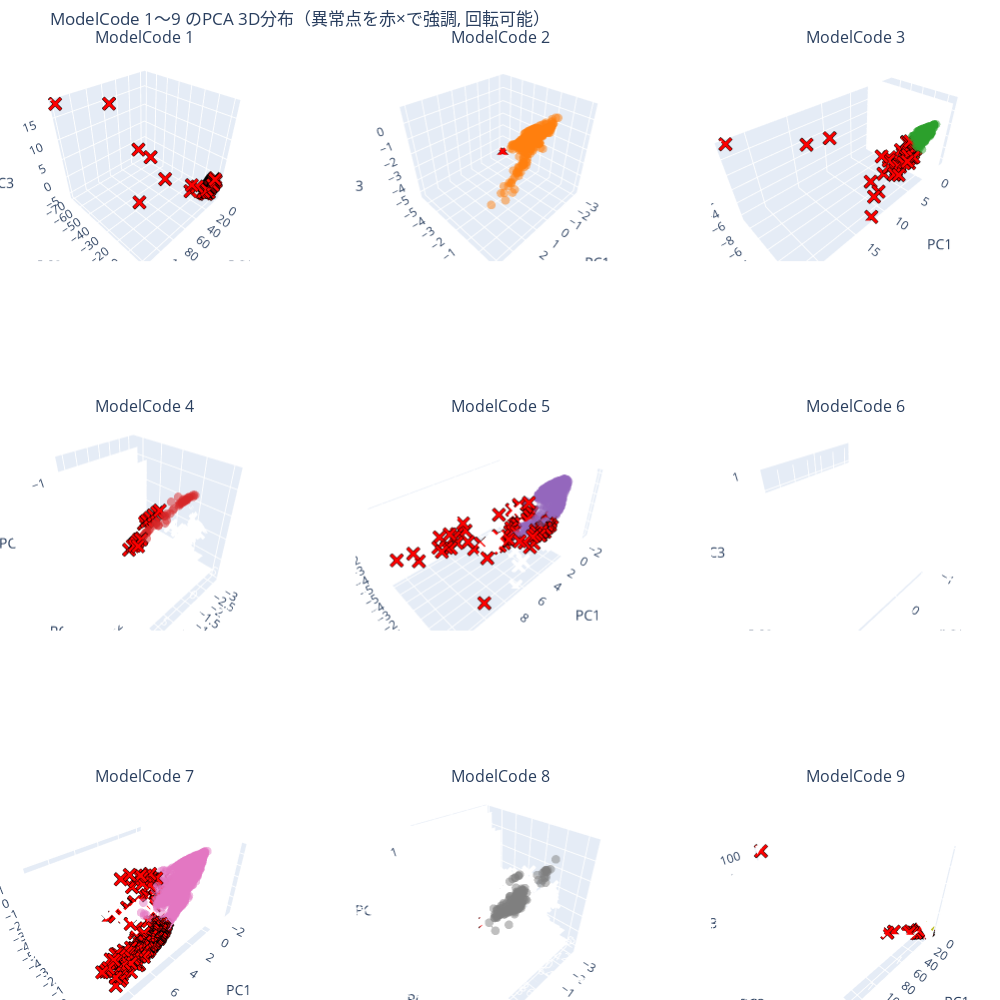

This figure's notebook cell:
### Code cell
import plotly.graph_objects as go
from plotly.subplots import make_subplots
import seaborn as sns

# === カラーマップ：ModelCodeごとに固定色 ===
palette = sns.color_palette("tab10", n_colors=9)
color_map = {str(code): f"rgb({int(r*255)},{int(g*255)},{int(b*255)})"
             for code, (r, g, b) in zip(range(1, 10), palette)}

# === 3×3の3Dサブプロット構成 ===
fig = make_subplots(
    rows=3, cols=3,
    specs=[[{'type': 'scene'}]*3]*3,
    subplot_titles=[f"ModelCode {i}" for i in range(1, 10)]
)

# === 各 ModelCode ごとに描画 ===
for i, code in enumerate(range(1, 10)):
    code_str = str(code)
    subset = pca_df[pca_df["ModelCode"] == code_str]
    row = i // 3 + 1
    col = i % 3 + 1

    if not subset.empty:
        # 正常点（anomaly == 1）
        normal = subset[subset["anomaly"] == 1]
        fig.add_trace(go.Scatter3d(
            x=normal["PC1"], y=normal["PC2"], z=normal["PC3"],
            mode='markers',
            marker=dict(size=3, color=color_map[code_str], symbol="circle", opacity=0.5),
            name=f"Model {code_str} Normal",
            showlegend=False
        ), row=row, col=col)

        # 異常点（anomaly == -1）
        outlier = subset[subset["anomaly"] == -1]
        if not outlier.empty:
            fig.add_trace(go.Scatter3d(
                x=outlier["PC1"], y=outlier["PC2"], z=outlier["PC3"],
                mode='markers',
                marker=dict(size=5, color="red", symbol="x", opacity=1.0, line=dict(width=1, color='black')),
                name=f"Model {code_str} Anomaly",
                showlegend=False
            ), row=row, col=col)
    else:
        # データが空の場合も軸だけは維持
        fig.add_trace(go.Scatter3d(
            x=[0], y=[0], z=[0],
            mode='markers',
            marker=dict(size=0.01, color='rgba(0,0,0,0)'),
            showlegend=False
        ), row=row, col=col)

# === 軸とレイアウト設定 ===
for i in range(1, 10):
    scene_id = f"scene{i}"
    fig.update_layout(**{
        scene_id: dict(
            xaxis=dict(title="PC1"),
            yaxis=dict(title="PC2"),
            zaxis=dict(title="PC3")
        )
    })

fig.update_layout(
    height=1000, width=1000,
    title="ModelCode 1〜9 のPCA 3D分布（異常点を赤×で強調, 回転可能）",
    margin=dict(l=0, r=0, b=0, t=50)
)

fig.show()

### Figure 1 — Plotly figure (JSON) as saved in the notebook; plotly's stock layout.template omitted (floating-point values rounded to 4 significant figures; data arrays with more than 128 entries replaced by an {"elided": "..."} marker saying what was removed)
{"data": [{"marker": {"color": "rgb(31,119,180)", "opacity": 0.5, "size": 3, "symbol": "circle"}, "mode": "markers", "name": "Model 1 Normal", "scene": "scene", "showlegend": false, "type": "scatter3d", "x": [], "y": [], "z": []}, {"marker": {"color": "red", "line": {"color": "black", "width": 1}, "opacity": 1, "size": 5, "symbol": "x"}, "mode": "markers", "name": "Model 1 Anomaly", "scene": "scene", "showlegend": false, "type": "scatter3d", "x": {"elided": "655 float values"}, "y": {"elided": "655 float values"}, "z": {"elided": "655 float values"}}, {"marker": {"color": "rgb(255,127,14)", "opacity": 0.5, "size": 3, "symbol": "circle"}, "mode": "markers", "name": "Model 2 Normal", "scene": "scene2", "showlegend": false, "type": "scatter3d", "x": {"elided": "476 float values"}, "y": {"elided": "476 float values"}, "z": {"elided": "476 float values"}}, {"marker": {"color": "red", "line": {"color": "black", "width": 1}, "opacity": 1, "size": 5, "symbol": "x"}, "mode": "markers", "name": "Model 2 Anomaly", "scene": "scene2", "showlegend": false, "type": "scatter3d", "x": [-3.132, -3.132, -3.132], "y": [-5.556, -5.555, -5.554], "z": [-5.305, -5.304, -5.303]}, {"marker": {"color": "rgb(44,160,44)", "opacity": 0.5, "size": 3, "symbol": "circle"}, "mode": "markers", "name": "Model 3 Normal", "scene": "scene3", "showlegend": false, "type": "scatter3d", "x": {"elided": "1461 float values"}, "y": {"elided": "1461 float values"}, "z": {"elided": "1461 float values"}}, {"marker": {"color": "red", "line": {"color": "black", "width": 1}, "opacity": 1, "size": 5, "symbol": "x"}, "mode": "markers", "name": "Model 3 Anomaly", "scene": "scene3", "showlegend": false, "type": "scatter3d", "x": [-2.458, 5.481, 5.139, 4.966, 6.665, 6.698, 5.052, 12.04, 6.953, 9.597, 8.886, 1.354, -2.797, 12.77, 15.28, 22.14, 6.18, 5.619, 3.319, 2.437, 8.21, 3.227, 2.96, 3.188, 3.195, -3.003, 2.029, 2.818, 2.842, 3.341, 3.508, 2.362, 2.278, 2.231, 3.543, 4.915, 3.229, 2.956, 3.767, 3.766, 3.579, 3.194, 3.334, 3.919, 5.556, 3.805, 5.826, 4.514, 7.983, 3.665, 3.591, 4.372, 3.766, 2.241, 2.597, 3.589, 3.545, 3.406, -0.7412, -0.7608, -2.598, -3.136, 2.054, 1.868, 0.8662, 0.8209, -3.128, -2.609], "y": [-3.68, -0.7423, 0.0641, 0.1408, -0.1549, -0.1277, 0.5144, 0.9107, 0.7035, -0.8482, -0.7392, -1.214, -4.411, -5.097, -6.0, -9.421, -1.563, -1.846, -3.573, -2.342, -1.175, -1.039, -1.239, -0.7416, -0.6174, -5.06, -1.238, -0.3831, -0.1419, -0.0536, -0.3666, -0.3207, -0.1886, -0.3989, -0.587, -0.5548, -0.4436, -0.1054, -0.5393, -0.5416, -0.6594, -0.3477, -0.3184, -0.2428, -0.4697, -1.288, -2.482, -0.9755, -2.912, 0.478, -0.2433, 0.3839, -0.6707, -0.5365, -0.5141, 0.3014, 0.1908, -0.6721, -2.898, -2.91, -3.803, -5.474, -2.214, -2.008, -1.612, -1.609, -5.452, -3.826], "z": [-3.496, -4.06, -2.655, -2.587, -3.803, -3.7, -2.185, -6.526, -3.176, -6.127, -5.643, -2.342, -3.885, 2.145, 2.011, 3.635, -2.539, -4.051, -4.48, -3.07, -0.6765, -0.8787, -1.004, -0.8071, -0.5254, -4.627, -3.264, -2.451, -2.234, -2.477, -2.808, -2.083, -1.894, -2.036, -2.989, -3.696, -2.525, -1.774, -2.72, -2.618, -2.718, -2.2, -2.123, -2.207, -3.203, -3.809, -5.473, -3.819, -5.855, -2.227, -2.982, -2.874, -3.142, -2.303, -2.48, -2.44, -2.512, -3.112, -2.564, -2.574, -3.209, -5.135, -3.878, -3.654, -2.656, -2.623, -5.115, -3.227]}, {"marker": {"color": "rgb(214,39,40)", "opacity": 0.5, "size": 3, "symbol": "circle"}, "mode": "markers", "name": "Model 4 Normal", "scene": "scene4", "showlegend": false, "type": "scatter3d", "x": [-2.083, -0.2753, -0.4923, -0.04014, -0.5328, -0.4413, -0.8042, -0.4904, -0.4658, -0.3294, -0.6266, -0.3173, -0.4126, -0.5516, -0.8892, -0.4612, -0.9172, -0.9609, -0.7721, -0.3556, -0.6884, -0.4062, -0.3073, -0.3971, -0.5009, -2.207, -1.035, -1.117, -1.041, -1.093, -1.162, -1.001, -1.068, -1.092, -1.136, -1.072, -1.018, -1.05, -1.025, -0.9766, -0.7877, -1.089, -1.125, -0.9022, -1.187, -1.205, -0.9766, -1.208, -1.177, -1.307, -1.07, -1.077, -0.7259], "y": [-2.171, -2.093, -2.036, -1.615, -2.148, -1.551, -1.921, -2.116, -1.289, -1.225, -1.806, -2.031, -1.955, -1.992, -1.728, -1.581, -1.74, -1.697, -1.951, -2.042, -1.97, -1.987, -2.029, -2.098, -1.994, -2.545, -1.262, -0.9701, -1.25, -1.067, -1.064, -1.279, -1.13, -1.198, -1.122, -1.374, -1.175, -1.118, -0.9111, -1.312, -1.58, -1.213, -1.19, -1.447, -1.167, -1.28, -1.471, -1.376, -1.423, -1.411, -0.892, -1.132, -1.385], "z": [-1.352, -2.042, -1.87, -1.651, -1.988, -1.379, -1.603, -1.971, -1.092, -1.079, -1.553, -1.944, -1.809, -1.798, -1.354, -1.4, -1.358, -1.283, -1.657, -1.949, -1.718, -1.853, -1.954, -1.994, -1.824, -1.746, -0.7808, -0.4457, -0.7723, -0.5548, -0.5438, -0.8149, -0.6539, -0.6954, -0.5899, -0.8868, -0.7008, -0.6261, -0.4457, -0.8645, -1.23, -0.7203, -0.6712, -1.036, -0.6187, -0.7404, -1.031, -0.8367, -0.9013, -0.8314, -0.4089, -0.6277, -1.034]}, {"marker": {"color": "red", "line": {"color": "black", "width": 1}, "opacity": 1, "size": 5, "symbol": "x"}, "mode": "markers", "name": "Model 4 Anomaly", "scene": "scene4", "showlegend": false, "type": "scatter3d", "x": [-3.152, -3.141, -3.141, -3.152, -3.141, -3.141, -2.611, -3.141, -2.453, -3.152, -2.794, -3.141, -2.606, -3.152, -3.152, -2.695, -3.141, -2.802, -3.152, -2.856, -2.89, -2.946, -2.946, -3.154, -3.141, -3.154, -3.154, -0.006565, 0.1513, -0.1514, -0.289, -0.2252, -0.1335, -0.07487, 0.03263, -0.2428, -0.09787, -0.1834, -2.794, -3.141, -3.141, -3.141, -2.617, -3.141, -2.617, -2.617, -2.518, -3.141, -3.152, -2.89, -2.517, -2.89, -2.723, -2.794, -3.141, -3.154, -3.152, -3.141, -2.89, -2.606, -3.154, -3.152, -3.141, -3.141, -3.141], "y": [-5.415, -5.391, -5.391, -5.415, -5.391, -5.391, -3.749, -5.391, -3.272, -5.415, -4.305, -5.391, -3.732, -5.415, -5.415, -4.003, -5.391, -4.332, -5.415, -4.503, -4.601, -4.778, -4.778, -5.423, -5.391, -5.423, -5.423, -2.091, -1.767, -2.214, -2.186, -2.185, -2.171, -2.255, -2.308, -2.035, -2.101, -1.996, -4.305, -5.391, -5.391, -5.391, -3.754, -5.391, -3.754, -3.754, -3.468, -5.391, -5.415, -4.601, -3.465, -4.601, -4.087, -4.305, -5.391, -5.423, -5.415, -5.391, -4.601, -3.738, -5.423, -5.415, -5.391, -5.391, -5.391], "z": [-4.976, -4.964, -4.964, -4.976, -4.964, -4.964, -3.058, -4.964, -2.537, -4.976, -3.699, -4.964, -3.046, -4.976, -4.976, -3.344, -4.964, -3.717, -4.976, -3.909, -4.031, -4.23, -4.23, -4.981, -4.964, -4.981, -4.981, -2.169, -1.904, -2.242, -2.146, -2.176, -2.198, -2.324, -2.437, -1.991, -2.132, -1.979, -3.699, -4.964, -4.964, -4.964, -3.065, -4.964, -3.066, -3.066, -2.755, -4.964, -4.976, -4.031, -2.752, -4.031, -3.446, -3.699, -4.964, -4.981, -4.976, -4.964, -4.031, -3.051, -4.981, -4.976, -4.964, -4.964, -4.964]}, {"marker": {"color": "rgb(148,103,189)", "opacity": 0.5, "size": 3, "symbol": "circle"}, "mode": "markers", "name": "Model 5 Normal", "scene": "scene5", "showlegend": false, "type": "scatter3d", "x": {"elided": "2440 float values"}, "y": {"elided": "2440 float values"}, "z": {"elided": "2440 float values"}}, {"marker": {"color": "red", "line": {"color": "black", "width": 1}, "opacity": 1, "size": 5, "symbol": "x"}, "mode": "markers", "name": "Model 5 Anomaly", "scene": "scene5", "showlegend": false, "type": "scatter3d", "x": {"elided": "158 float values"}, "y": {"elided": "158 float values"}, "z": {"elided": "158 float values"}}, {"marker": {"color": "rgba(0,0,0,0)", "size": 0.01}, "mode": "markers", "scene": "scene6", "showlegend": false, "type": "scatter3d", "x": [0], "y": [0], "z": [0]}, {"marker": {"color": "rgb(227,119,194)", "opacity": 0.5, "size": 3, "symbol": "circle"}, "mode": "markers", "name": "Model 7 Normal", "scene": "scene7", "showlegend": false, "type": "scatter3d", "x": {"elided": "18187 float values"}, "y": {"elided": "18187 float values"}, "z": {"elided": "18187 float values"}}, {"marker": {"color": "red", "line": {"color": "black", "width": 1}, "opacity": 1, "size": 5, "symbol": "x"}, "mode": "markers", "name": "Model 7 Anomaly", "scene": "scene7", "showlegend": false, "type": "scatter3d", "x": {"elided": "1574 float values"}, "y": {"elided": "1574 float values"}, "z": {"elided": "1574 float values"}}, {"marker": {"color": "rgb(127,127,127)", "opacity": 0.5, "size": 3, "symbol": "circle"}, "mode": "markers", "name": "Model 8 Normal", "scene": "scene8", "showlegend": false, "type": "scatter3d", "x": {"elided": "228 float values"}, "y": {"elided": "228 float values"}, "z": {"elided": "228 float values"}}, {"marker": {"color": "red", "line": {"color": "black", "width": 1}, "opacity": 1, "size": 5, "symbol": "x"}, "mode": "markers", "name": "Model 8 Anomaly", "scene": "scene8", "showlegend": false, "type": "scatter3d", "x": [0.7719, -3.157, -2.414, -2.906, -3.157, -3.157], "y": [-0.9898, -5.063, -2.78, -4.273, -5.063, -5.063], "z": [-1.416, -4.282, -1.677, -3.349, -4.282, -4.282]}, {"marker": {"color": "rgb(188,189,34)", "opacity": 0.5, "size": 3, "symbol": "circle"}, "mode": "markers", "name": "Model 9 Normal", "scene": "scene9", "showlegend": false, "type": "scatter3d", "x": {"elided": "1497 float values"}, "y": {"elided": "1497 float values"}, "z": {"elided": "1497 float values"}}, {"marker": {"color": "red", "line": {"color": "black", "width": 1}, "opacity": 1, "size": 5, "symbol": "x"}, "mode": "markers", "name": "Model 9 Anomaly", "scene": "scene9", "showlegend": false, "type": "scatter3d", "x": [-2.238, -3.113, -3.105, -2.396, -2.582, -2.635, -3.161, 1.033, 1.122, 1.491, 0.7166, -2.554, -2.423, -2.908, -2.367, 5.645, 5.54, 4.577, -2.597, -3.172, 6.201, -2.911, -3.172, 8.221, 3.868, 5.563, 6.656, 7.2, 4.881, 4.27, 4.51, 11.23, 3.747, -2.624, -2.812, 6.031, 4.614, 4.138, 6.951, 4.635, -3.161, -2.633, 16.5, 10.91, 9.012, 14.57, 15.07, 16.89, 9.904, 12.85, 19.98, 12.14, 4.673, 7.268, 10.86, 6.107, 15.39, 9.805, 13.44, 18.64, 14.6, 15.73, 22.18, 13.86, 4.728, 5.891, 6.352, 4.982, 5.444, 5.208, 5.719, 6.528, 5.278, 5.919, 8.84, 9.086, 26.07, 7.585, 13.66, 39.46, 4.81, 49.52, 15.79, 11.77, 10.77, 126.6, 26.69, 10.22, -3.161, -2.623, -2.877, 0.7352, 7.503, 23.9], "y": [-2.206, -4.853, -4.832, -2.625, -3.195, -3.334, -4.981, -0.7877, -0.4639, -1.041, -0.5476, -3.108, -2.695, -4.199, -2.627, 0.9658, 0.7764, 1.005, -3.236, -5.004, -0.6836, -4.19, -5.004, -2.337, 0.243, -0.4287, -0.734, -1.443, 0.04545, 0.1794, 0.1274, -3.316, 0.08629, -3.315, -3.886, -0.6104, -0.1274, -0.02934, -0.9478, -0.03636, -4.981, -3.33, -4.887, -0.9335, -0.1102, -3.05, -3.252, -5.445, 0.06648, -2.12, -7.803, -1.491, 1.651, 0.623, -0.8226, 1.46, -3.172, -0.7532, -2.017, -5.636, -2.632, -3.919, -8.156, -1.957, 1.779, 1.371, 1.591, 1.766, 1.516, 1.898, 1.572, 1.546, 1.756, 1.483, 0.2116, -0.2263, -11.17, 1.091, -2.543, -21.49, 1.906, -23.3, -4.667, -3.01, -2.574, -122.9, -9.222, -2.285, -4.981, -3.31, -4.092, -1.246, -0.9444, -9.503], "z": [-1.048, -3.995, -3.976, -1.431, -2.078, -2.205, -4.112, -1.342, -1.177, -1.758, -0.9238, -1.939, -1.495, -3.186, -1.558, 0.1872, 0.4348, 0.6072, -2.115, -4.124, 1.163, -3.178, -4.124, 1.997, 0.9201, 1.091, 1.17, 1.733, 0.8153, 0.9704, 0.9824, 1.944, 1.102, -2.188, -2.839, 1.253, 1.02, 1.067, 1.062, 0.9463, -4.112, -2.201, -0.5707, 0.5611, 0.4581, 0.2371, 0.256, -0.9889, -0.4173, -0.7262, -0.9121, -0.5754, -0.4487, -1.192, -0.721, -0.07963, -1.194, -1.336, -1.004, -0.7242, -1.286, -0.7799, 0.1506, -1.122, -0.5216, -0.8734, -0.8669, -0.4505, -0.8655, -0.6081, -0.7302, -0.7418, -0.6323, -0.5349, -1.635, -1.383, -0.3096, -1.27, -1.527, 4.416, -0.3861, 8.464, 1.947, 1.294, 1.565, 99.16, 2.975, 1.717, -4.112, -2.187, -3.057, -1.132, 0.8415, 2.742]}], "layout": {"annotations": [{"font": {"size": 16}, "showarrow": false, "text": "ModelCode 1", "x": 0.1444, "xanchor": "center", "xref": "paper", "y": 1, "yanchor": "bottom", "yref": "paper"}, {"font": {"size": 16}, "showarrow": false, "text": "ModelCode 2", "x": 0.5, "xanchor": "center", "xref": "paper", "y": 1, "yanchor": "bottom", "yref": "paper"}, {"font": {"size": 16}, "showarrow": false, "text": "ModelCode 3", "x": 0.8556, "xanchor": "center", "xref": "paper", "y": 1, "yanchor": "bottom", "yref": "paper"}, {"font": {"size": 16}, "showarrow": false, "text": "ModelCode 4", "x": 0.1444, "xanchor": "center", "xref": "paper", "y": 0.6111, "yanchor": "bottom", "yref": "paper"}, {"font": {"size": 16}, "showarrow": false, "text": "ModelCode 5", "x": 0.5, "xanchor": "center", "xref": "paper", "y": 0.6111, "yanchor": "bottom", "yref": "paper"}, {"font": {"size": 16}, "showarrow": false, "text": "ModelCode 6", "x": 0.8556, "xanchor": "center", "xref": "paper", "y": 0.6111, "yanchor": "bottom", "yref": "paper"}, {"font": {"size": 16}, "showarrow": false, "text": "ModelCode 7", "x": 0.1444, "xanchor": "center", "xref": "paper", "y": 0.2222, "yanchor": "bottom", "yref": "paper"}, {"font": {"size": 16}, "showarrow": false, "text": "ModelCode 8", "x": 0.5, "xanchor": "center", "xref": "paper", "y": 0.2222, "yanchor": "bottom", "yref": "paper"}, {"font": {"size": 16}, "showarrow": false, "text": "ModelCode 9", "x": 0.8556, "xanchor": "center", "xref": "paper", "y": 0.2222, "yanchor": "bottom", "yref": "paper"}], "height": 1000, "margin": {"b": 0, "l": 0, "r": 0, "t": 50}, "scene": {"domain": {"x": [0, 0.2889], "y": [0.7778, 1]}, "xaxis": {"title": {"text": "PC1"}}, "yaxis": {"title": {"text": "PC2"}}, "zaxis": {"title": {"text": "PC3"}}}, "scene2": {"domain": {"x": [0.3556, 0.6444], "y": [0.7778, 1]}, "xaxis": {"title": {"text": "PC1"}}, "yaxis": {"title": {"text": "PC2"}}, "zaxis": {"title": {"text": "PC3"}}}, "scene3": {"domain": {"x": [0.7111, 1], "y": [0.7778, 1]}, "xaxis": {"title": {"text": "PC1"}}, "yaxis": {"title": {"text": "PC2"}}, "zaxis": {"title": {"text": "PC3"}}}, "scene4": {"domain": {"x": [0, 0.2889], "y": [0.3889, 0.6111]}, "xaxis": {"title": {"text": "PC1"}}, "yaxis": {"title": {"text": "PC2"}}, "zaxis": {"title": {"text": "PC3"}}}, "scene5": {"domain": {"x": [0.3556, 0.6444], "y": [0.3889, 0.6111]}, "xaxis": {"title": {"text": "PC1"}}, "yaxis": {"title": {"text": "PC2"}}, "zaxis": {"title": {"text": "PC3"}}}, "scene6": {"domain": {"x": [0.7111, 1], "y": [0.3889, 0.6111]}, "xaxis": {"title": {"text": "PC1"}}, "yaxis": {"title": {"text": "PC2"}}, "zaxis": {"title": {"text": "PC3"}}}, "scene7": {"domain": {"x": [0, 0.2889], "y": [0, 0.2222]}, "xaxis": {"title": {"text": "PC1"}}, "yaxis": {"title": {"text": "PC2"}}, "zaxis": {"title": {"text": "PC3"}}}, "scene8": {"domain": {"x": [0.3556, 0.6444], "y": [0, 0.2222]}, "xaxis": {"title": {"text": "PC1"}}, "yaxis": {"title": {"text": "PC2"}}, "zaxis": {"title": {"text": "PC3"}}}, "scene9": {"domain": {"x": [0.7111, 1], "y": [0, 0.2222]}, "xaxis": {"title": {"text": "PC1"}}, "yaxis": {"title": {"text": "PC2"}}, "zaxis": {"title": {"text": "PC3"}}}, "title": {"text": "ModelCode 1〜9 のPCA 3D分布（異常点を赤×で強調, 回転可能）"}, "width": 1000}}
